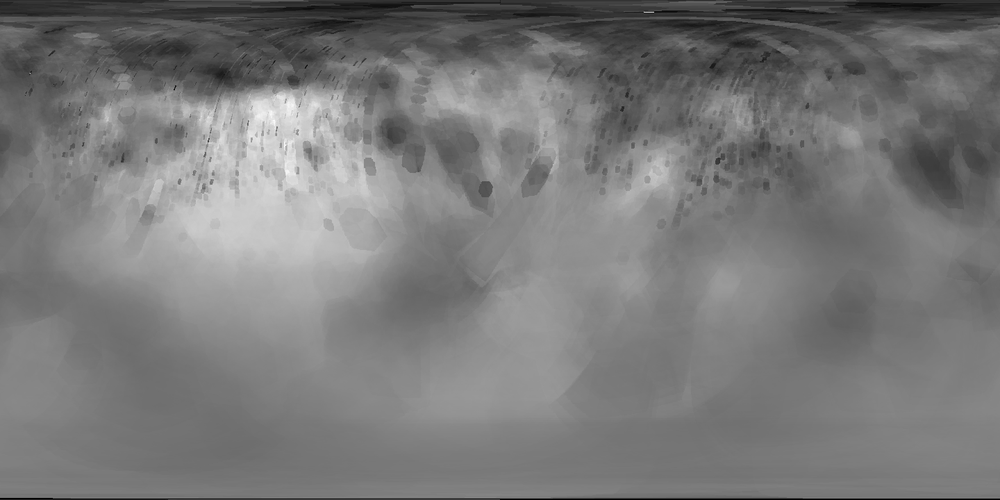
#> input picture data/mgsi.bmp, 1000 x 500 px, shrunk from 1440 x 720 before the run
$ python lasagne.py
#> lines starting #> are read from the running program, lines starting #| are printed output that depends on the picture; after the words box and inside, x2 and y2 are one past the last pixel; in counts of white or black regions, pixels touching at a corner belong together
"""
This script processes four BMP images representing Mg/Si, Ca/Si, Al/Si ratios and region masks
on Mercury’s surface. It keeps only the northern hemisphere, applies scaling factors,
computes new ratio maps (Ca/Mg, Al/Mg, Ca/Al), and extracts pixel values for each predefined region.

The final output is a 2D NumPy array of shape (6, 7), where:
  • First dimension = 6 different chemical ratios:
        0: Mg/Si
        1: Ca/Si
        2: Al/Si
        3: Ca/Mg
        4: Al/Mg
        5: Ca/Al
  • Second dimension = 7 region types:
        0–5 = masked regions (in order): ["High-Mg", "Al-rich", "Caloris", "Rach", "High-al NVP", "Low-al NVP"]
        6    = full map (no masking)

Each element of the array is a 2D array (image) of the selected ratio, masked for the corresponding region.
"""

from PIL import Image
import numpy as np
import os

def regions_array():
    """
    Loads 3 ratio maps and 1 region mask map, all in BMP format,
    and returns a structured array (6, 7) containing masked pixel values
    for each ratio and region (plus full maps).
    """

    # List of image file names and matching variable names
    file_names = ['mgsi.bmp', 'casi.bmp', 'alsi.bmp', 'regions.bmp']
    variables = ['mg_si', 'ca_si', 'al_si', 'regions']
    region_values = (1, 2, 3, 4, 5, 6)
    region_names = ["high-Mg", "Al-rich", "Caloris", "Rach", "high-al NVP", "low-al NVP"]

    # Folder containing the .bmp files
    DATA_FOLDER = "data"

    # Load all images as grayscale arrays
    images = {var: Image.open(os.path.join(DATA_FOLDER, file)) for var, file in zip(variables, file_names)}
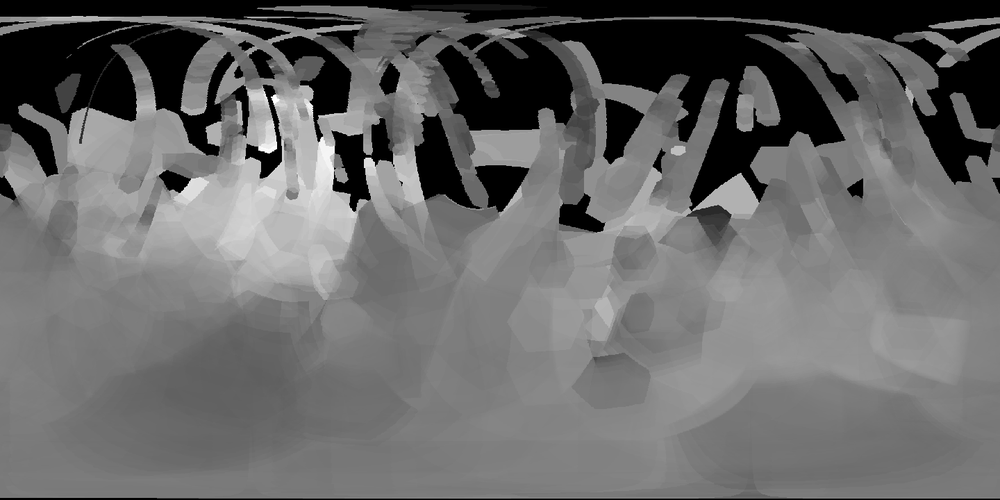
#> input picture data/casi.bmp, 1000 x 500 px, shrunk from 1440 x 720 before the run
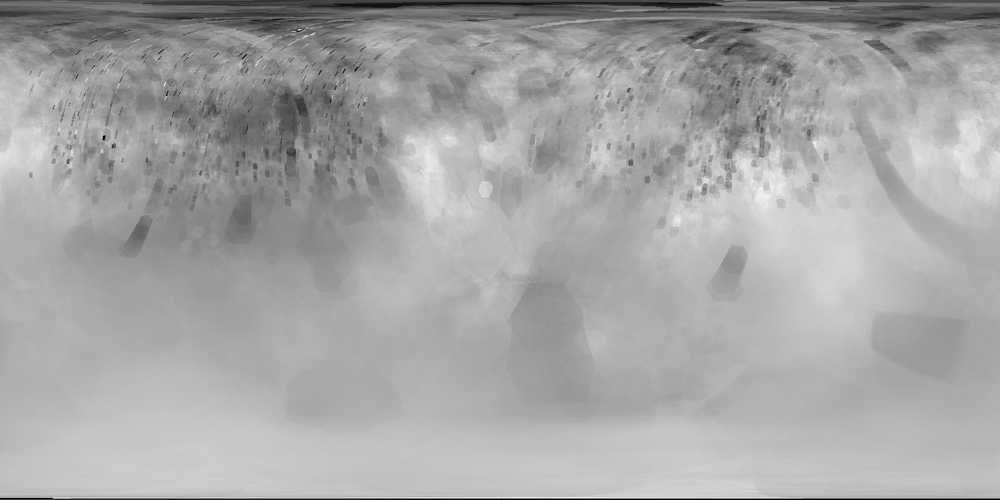
#> input picture data/alsi.bmp, 1000 x 500 px, shrunk from 1440 x 720 before the run
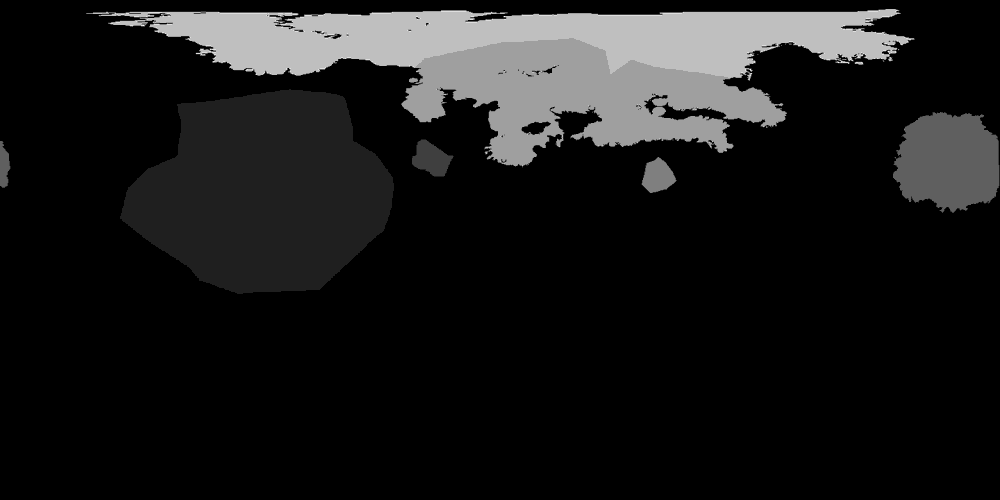
#> input picture data/regions.bmp, 1000 x 500 px, shrunk from 1440 x 720 before the run

    # Extract the region mask and crop to northern hemisphere (upper half)
    regions_mask_full = np.array(images['regions'], dtype=float)
    half_height = regions_mask_full.shape[0] // 2
#> half_height = 250
    regions_mask = regions_mask_full[:half_height, :]

    # Scaling factors (from original data to real values)
    scale_factors = {'mg_si': 0.860023, 'ca_si': 0.318000, 'al_si': 0.402477}

    # Convert, scale, crop and replace 0 with NaN
    arr = {}
    for k in scale_factors:
        data_full = np.array(images[k], dtype=float)
        data = data_full[:half_height, :] * (scale_factors[k] / 255.0)
        data[data == 0] = np.nan
        arr[k] = data
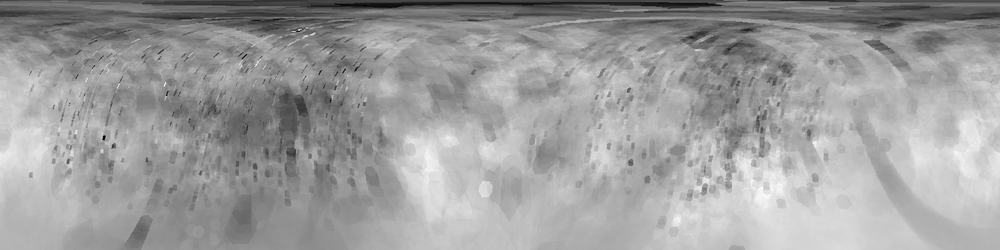
#> data: shape (250, 1000) float64; 0% of the values are NaN or infinite; the others: min 0.00316, max 0.388, mean 0.243; drawn with min black, max white, NaN and infinite black
#> after the loop, arr = 3 items

    # Only keep pixels valid in all 3 source maps
    valid_mask = ~np.isnan(arr['mg_si']) & ~np.isnan(arr['ca_si']) & ~np.isnan(arr['al_si'])
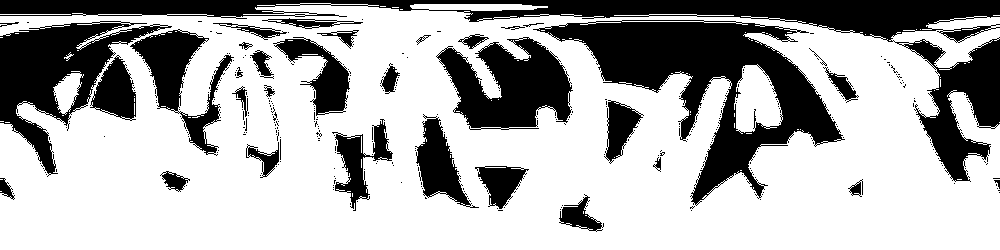
#> valid_mask: shape (250, 1000) bool; 68.4% white; 362 black regions (327 under 20 px), largest, box (x1, y1, x2, y2) and area: (0, 0, 1000, 182) 22611, (533, 20, 845, 206) 19000, (0, 21, 172, 177) 9408
    for k in arr:
        arr[k] = np.where(valid_mask, arr[k], np.nan)
#> this loop made 3 passes
#> k on passes 1 to 3: 'mg_si', 'ca_si', 'al_si'

    # Compute extra chemical ratios
    arr['ca_mg'] = arr['ca_si'] / arr['mg_si']
    arr['al_mg'] = arr['al_si'] / arr['mg_si']
    arr['ca_al'] = arr['ca_si'] / arr['al_si']

    # Define the order of channels
    channels_order = ['mg_si', 'ca_si', 'al_si', 'ca_mg', 'al_mg', 'ca_al']

    # Stack into one 3D array: (height, width, 6)
    combined = np.stack([arr[ch] for ch in channels_order], axis=-1)

    # Masked regions
    region_matrices = {}
    for r, name in zip(region_values, region_names):
        r_mask = (regions_mask == r) & valid_mask
        region_matrices[name] = np.where(r_mask[..., None], combined, np.nan)
#> after the loop, region_matrices = 6 items

    # Full maps without masking
    for i, ch in enumerate(channels_order):
        region_matrices["full_" + ch] = combined[..., i]
#> after the loop, region_matrices = 12 items

    # Final array: shape (6, 7)
    num_channels = len(channels_order)
    num_regions = len(region_names) + 1  # +1 for full maps
    giant_array = np.empty((num_channels, num_regions), dtype=object)

    for i, ch in enumerate(channels_order):
        # Fill masked regions
        for j, rname in enumerate(region_names):
            giant_array[i, j] = region_matrices[rname][..., i]
        # Fill full map
        giant_array[i, num_regions - 1] = region_matrices["full_" + ch]

    return giant_array


# ─────────────────────────────────────────────────────────────
# EXAMPLE USAGE: Previewing a full map
# ─────────────────────────────────────────────────────────────

if __name__ == '__main__':
    import matplotlib.pyplot as plt

    # Load the array (only upper hemisphere)
    lasagne = regions_array()

    # Show array structure
    print("lasagne array shape:", lasagne.shape)  # Should be (6, 7)
#| lasagne array shape: (6, 7)

    # Example: show the full (non-masked) Ca/Mg ratio map
    full_ca_mg = lasagne[3, 6]  # Index 3 = Ca/Mg, column 6 = full map
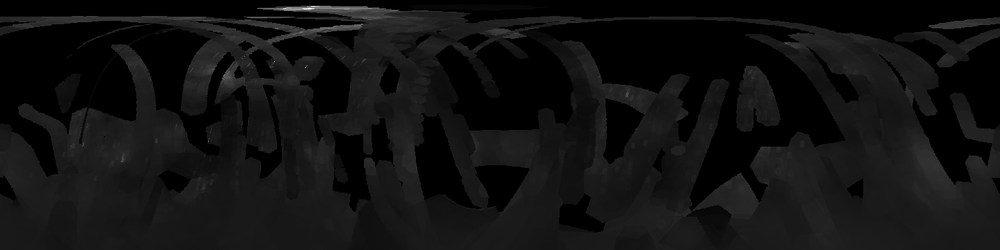
#> full_ca_mg: shape (250, 1000) float64; 31.61% of the values are NaN or infinite; the others: min 0.0015, max 3.79, mean 0.385; drawn with min black, max white, NaN and infinite black
    print("Shape de la carte complète Ca/Mg (moitié supérieure):", full_ca_mg.shape)
#| Shape de la carte complète Ca/Mg (moitié supérieure): (250, 1000)

    # Display it
    plt.figure(figsize=(10, 8))
    plt.imshow(full_ca_mg, cmap='viridis')
    plt.colorbar(label='Ca/Mg Ratio')
    plt.title('Carte complète du rapport Ca/Mg (moitié supérieure)')
    plt.xlabel('Longitude')
    plt.ylabel('Latitude')
    plt.show()
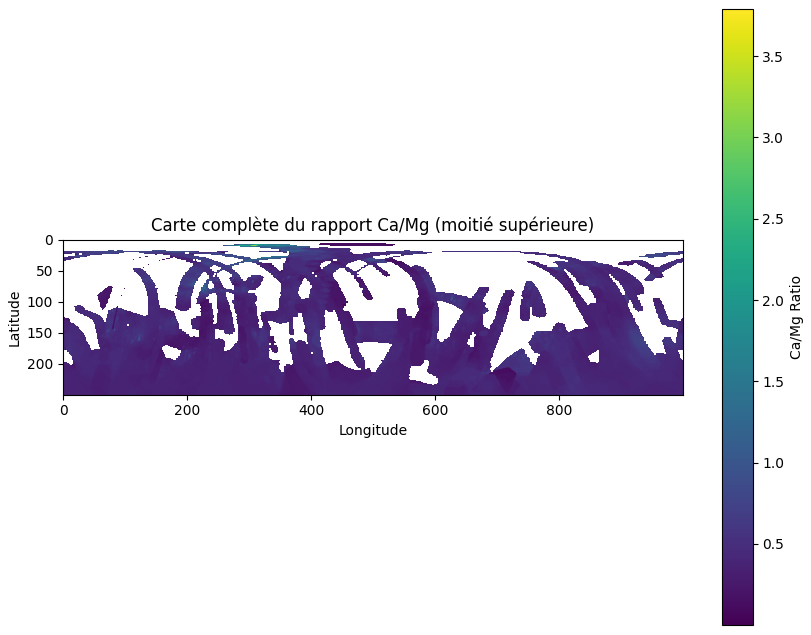
#> figure drawn by matplotlib, 2 panels
